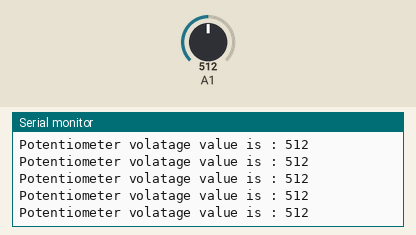
Recording of a sketch running on a simulated Arduino Uno, built with avr-gcc and run on an emulated ATmega328P. Shown: the last lines printed to the serial monitor. Inputs (shaded band) come from the test bench; at power-on: A1 = 512.

Above: at 1.2 s.
1.3 s: A1 set to 716
At 1.31 s:
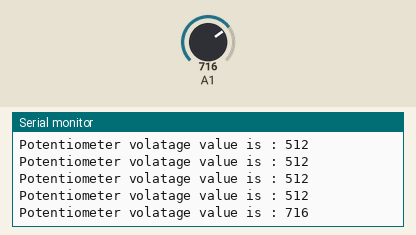
2.8 s: A1 set to 900
At 2.82 s:
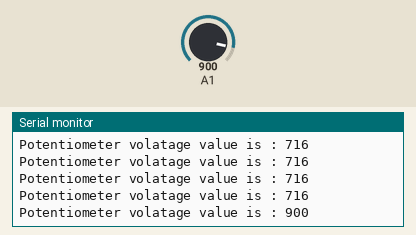
Timing chart, 0 to 5.8 s (numbered marks = the images above; inputs shaded):
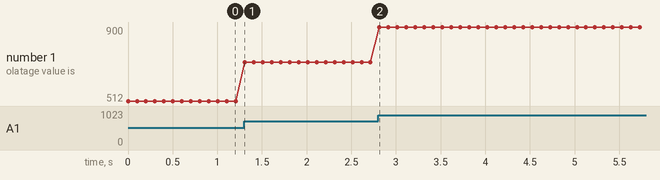

The sketch:

AnalogRead.ino
```cpp
// abnalog read with serial monitor

void setup() { // the set up runs once when we set Reset

 Serial.begin(9600);

}

void loop() {  //the loop runs over and over infinity loop
int pValue= analogRead(A1);// read the input in analog pin 0
  Serial.print("Potentiometer volatage value is : ");
  Serial.println(pValue);

  delay(100);// delay in between read for stability


}
```

Measured:
- after the input at 1.3 s, the serial monitor: prints a new line at once (image 1)
- after the input at 2.8 s, the serial monitor: prints a new line at once (image 2)
- plotted number 1: 512 → 716 after the input at 1.3 s, 716 → 900 after the input at 2.8 s
